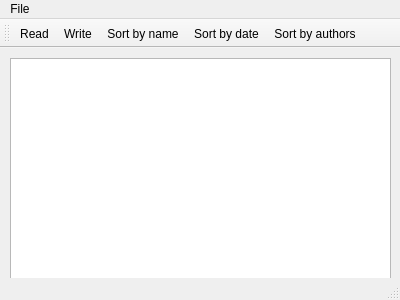
<?xml version="1.0" encoding="UTF-8"?>
<ui version="4.0">
 <class>MainWindow</class>
 <widget class="QMainWindow" name="MainWindow">
  <property name="geometry">
   <rect>
    <x>0</x>
    <y>0</y>
    <width>400</width>
    <height>300</height>
   </rect>
  </property>
  <property name="windowTitle">
   <string>MainWindow</string>
  </property>
  <widget class="QWidget" name="centralWidget">
   <widget class="QTextEdit" name="textEdit">
    <property name="geometry">
     <rect>
      <x>10</x>
      <y>10</y>
      <width>381</width>
      <height>241</height>
     </rect>
    </property>
   </widget>
  </widget>
  <widget class="QMenuBar" name="menuBar">
   <property name="geometry">
    <rect>
     <x>0</x>
     <y>0</y>
     <width>400</width>
     <height>21</height>
    </rect>
   </property>
   <widget class="QMenu" name="menuFile">
    <property name="title">
     <string>File</string>
    </property>
    <addaction name="actionWrite"/>
    <addaction name="actionRead"/>
    <addaction name="actionSort_by_name"/>
    <addaction name="actionSort_by_data"/>
    <addaction name="actionSort_by_autor"/>
   </widget>
   <addaction name="menuFile"/>
  </widget>
  <widget class="QToolBar" name="mainToolBar">
   <attribute name="toolBarArea">
    <enum>TopToolBarArea</enum>
   </attribute>
   <attribute name="toolBarBreak">
    <bool>false</bool>
   </attribute>
   <addaction name="actionRead"/>
   <addaction name="actionWrite"/>
   <addaction name="actionSort_by_name"/>
   <addaction name="actionSort_by_data"/>
   <addaction name="actionSort_by_autor"/>
  </widget>
  <widget class="QStatusBar" name="statusBar"/>
  <action name="actionWrite">
   <property name="text">
    <string>Write</string>
   </property>
  </action>
  <action name="actionRead">
   <property name="text">
    <string>Read</string>
   </property>
  </action>
  <action name="actionSort_by_name">
   <property name="text">
    <string>Sort by name</string>
   </property>
  </action>
  <action name="actionSort_by_data">
   <property name="text">
    <string>Sort by date</string>
   </property>
  </action>
  <action name="actionSort_by_autor">
   <property name="text">
    <string>Sort by authors</string>
   </property>
  </action>
 </widget>
 <layoutdefault spacing="6" margin="11"/>
 <resources/>
 <connections/>
</ui>
